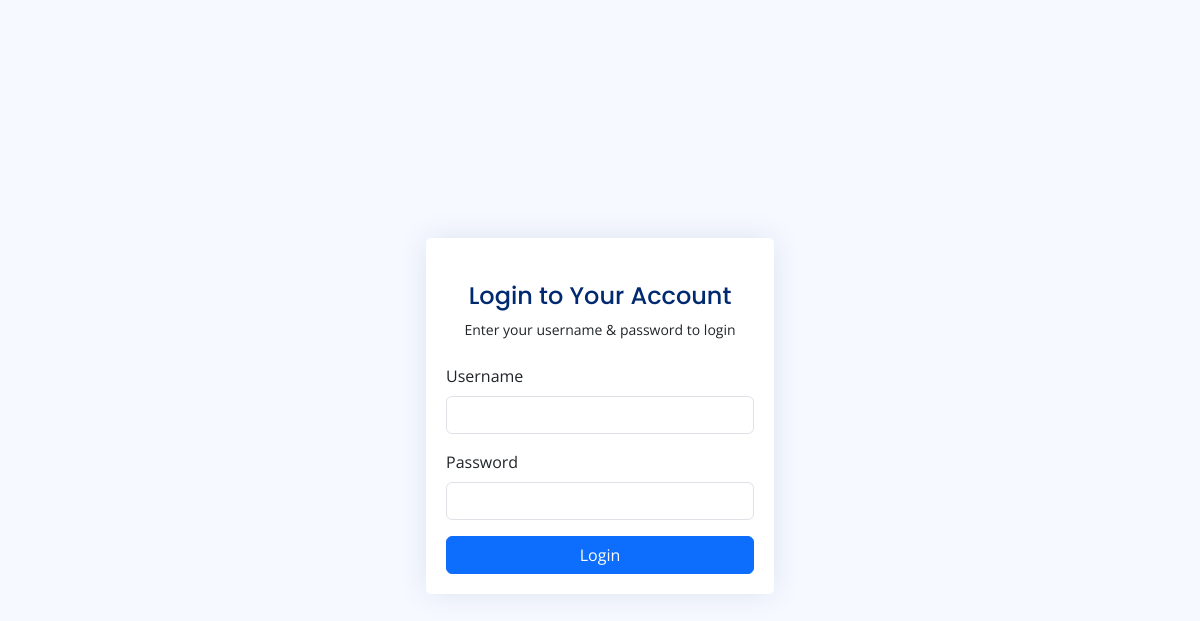
/, run on an earlier commit of the app's database.
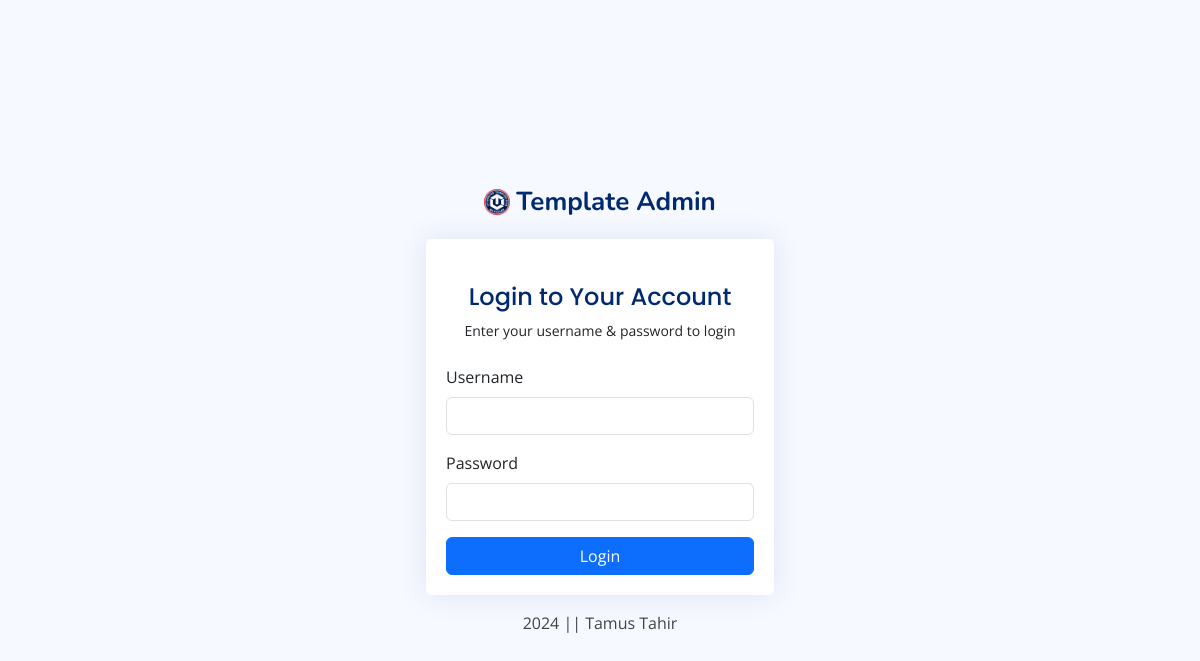
And on a later commit of the database.
### tables this page shows
CREATE TABLE `pengaturan` (
  `id_pengaturan` int(11) NOT NULL,
  `appname` varchar(50) NOT NULL,
  `logo` varchar(255) NOT NULL,
  `copyright` varchar(255) NOT NULL,
  `description` varchar(255) NOT NULL,
  `keyword` varchar(255) NOT NULL,
  `author` varchar(128) NOT NULL
);

### helper.php (called while the page is built, shortened)
<?php
$base_url = 'http://localhost/admin-template/';
$koneksi = mysqli_connect('localhost', 'root', '', 'admin_template');
function getWhere($query)
{
    global $koneksi;
    return mysqli_fetch_assoc(mysqli_query($koneksi, $query));
}

### index.php (the view, shortened to what this page needs)
<?php require 'helper.php' ?>
<?php $pengaturan = getWhere("SELECT * FROM pengaturan WHERE id_pengaturan = 1 "); ?>
<!DOCTYPE html>
<html lang="en">
<head>
    <link href="<?= $base_url; ?>assets/plugins/bootstrap/css/bootstrap.min.css" rel="stylesheet">
    <link href="<?= $base_url; ?>assets/plugins/bootstrap-icons/bootstrap-icons.css" rel="stylesheet">
    <link href="<?= $base_url; ?>assets/plugins/boxicons/css/boxicons.min.css" rel="stylesheet">
    <link href="<?= $base_url; ?>assets/plugins/quill/quill.snow.css" rel="stylesheet">
    <link href="<?= $base_url; ?>assets/plugins/quill/quill.bubble.css" rel="stylesheet">
    <link href="<?= $base_url; ?>assets/plugins/remixicon/remixicon.css" rel="stylesheet">
    <link href="<?= $base_url; ?>assets/plugins/simple-datatables/style.css" rel="stylesheet">
    <link href="<?= $base_url; ?>assets/css/style.css" rel="stylesheet">
</head>
<body>
    <main>
        <div class="container">
            <section class="section register min-vh-100 d-flex flex-column align-items-center justify-content-center py-4">
                <div class="container">
                    <div class="row justify-content-center">
                        <div class="col-lg-4 col-md-6 d-flex flex-column align-items-center justify-content-center">
                            <div class="d-flex justify-content-center py-4">
                                <a href="index.html" class="logo d-flex align-items-center w-auto">
                                    <img src="<?= $base_url; ?>assets/img/<?= $pengaturan['logo']; ?>" alt="">
                                    <span class="d-none d-lg-block"><?= $pengaturan['appname']; ?></span>
                                </a>
                            </div>
                            <div class="card mb-3">
                                <div class="card-body">
                                    <div class="pt-4 pb-2">
                                        <h5 class="card-title text-center pb-0 fs-4">Login to Your Account</h5>
                                        <p class="text-center small">Enter your username & password to login</p>
                                    </div>
                                    <form class="row g-3 needs-validation" novalidate action="" method="post">
                                        <div class="col-12">
                                            <label for="yourUsername" class="form-label">Username</label>
                                            <div class="input-group has-validation">
                                                <input type="text" name="username" class="form-control" id="yourUsername" required>
                                            </div>
                                        </div>
                                        <div class="col-12">
                                            <label for="yourPassword" class="form-label">Password</label>
                                            <input type="password" name="password" class="form-control" id="yourPassword" required>
                                        </div>
                                        <div class="col-12">
                                            <button class="btn btn-primary w-100" type="submit" name="submit">Login</button>
                                        </div>
                                    </form>
                                </div>
                            </div>
                            <div class="credits">
                                <?= $pengaturan['copyright']; ?>
                            </div>
                        </div>
                    </div>
                </div>
            </section>
        </div>
    </main>
</body>
</html>

What changed in the data, as far as the page shows it:
added pengaturan: logo (picture), appname "Template Admin", copyright "2024 || Tamus Tahir"
